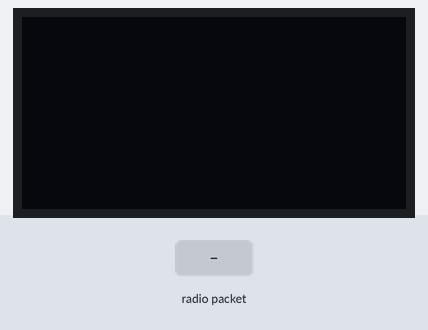
The program below on a simulated ESP32. On the bench: 128×64 one-colour display. The test bench sets the inputs (shaded band). No radio packets arrive unless stated; what the program prints to the serial monitor is not drawn.

Above: at 1.2 s.
1.3 s: radio packet "1" arrives
At 3.3 s:
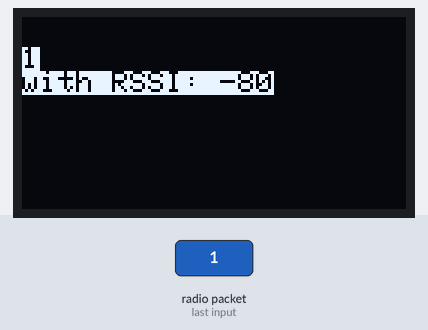
3.8 s: radio packet "0" arrives
At 5.1 s:
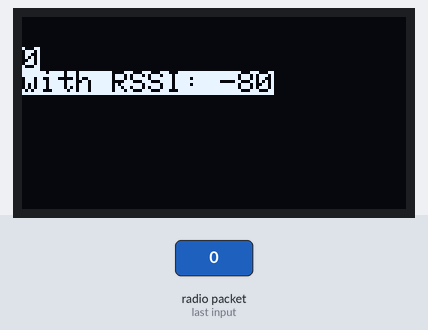
6.3 s: radio packet "2" arrives
Timing chart, 0 to 9.3 s (numbered marks = the images above; inputs shaded):
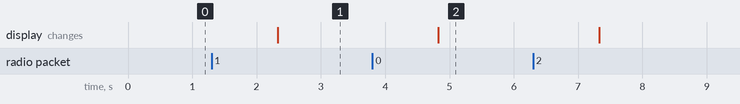

Measured:
- after the input at 1.3 s, the display: changes after 1.0 s (image 1)
- after the input at 3.8 s, the display: changes after 1.0 s (image 2)

The program:

main.cpp
```cpp
/*********
  Modified from the examples of the Arduino LoRa library
  More resources: https://randomnerdtutorials.com
*********/
// c
#include <SPI.h>
#include <LoRa.h>
#include <Adafruit_GFX.h>
#include <Adafruit_SSD1306.h>

// define the pins used by the transceiver module
#define ss 5
#define rst 14
#define dio0 2
#define SCREEN_WIDTH 128 // OLED display width, in pixels
#define SCREEN_HEIGHT 64 // OLED display height, in pixels

Adafruit_SSD1306 display(SCREEN_WIDTH, SCREEN_HEIGHT, &Wire, -1);

void setup()
{
  // initialize Serial Monitor
  Serial.begin(9600);
  while (!Serial)
    ;
  Serial.println("LoRa Receiver");
  if (!display.begin(SSD1306_SWITCHCAPVCC, 0x3C))
  { // Address 0x3D for 128x64
    Serial.println("SSD1306 allocation failed");
  }
  // display.display();
  // delay(2000);
  // display.clearDisplay();

  // setup LoRa transceiver module
  LoRa.setPins(ss, rst, dio0);

  // replace the LoRa.begin(---E-) argument with your location's frequency
  // 433E6 for Asia
  // 866E6 for Europe
  // 915E6 for North America
  while (!LoRa.begin(866E6))
  {
    Serial.println(".");
    delay(500);
  }
  // Change sync word (0xF3) to match the receiver
  // The sync word assures you don't get LoRa messages from other LoRa transceivers
  // ranges from 0-0xFF
  LoRa.setSyncWord(0xF2);
  Serial.println("LoRa Initializing OK!");
}

void loop()
{
  // try to parse packet
  String LoRaData;
  int packetSize = LoRa.parsePacket();
  if (packetSize)
  {
    // received a packet
    Serial.print("Received packet '");

    // read packet
    while (LoRa.available())
    {
      display.clearDisplay();
      LoRaData = LoRa.readString();
      Serial.print(LoRaData);
      display.setTextSize(1);
      display.setTextColor(BLACK, WHITE); // Draw 'inverse' text
      display.setCursor(0, 10);
      // Display text
      display.print(LoRaData);
      display.print("\nwith RSSI: ");
      display.print(LoRa.packetRssi());
      display.display();
    }
  }
}
```
